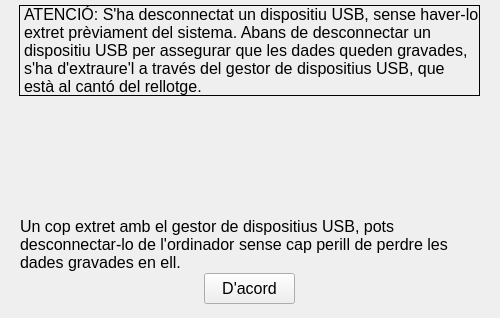
<ui version="4.0" >
 <class>Form_Usbtray_Warn</class>
 <widget class="QWidget" name="Form_Usbtray_Warn" >
  <property name="geometry" >
   <rect>
    <x>0</x>
    <y>0</y>
    <width>500</width>
    <height>318</height>
   </rect>
  </property>
  <property name="font" >
   <font>
    <pointsize>12</pointsize>
   </font>
  </property>
  <property name="windowTitle" >
   <string>Extracció Segura d'unitat USB</string>
  </property>
  <property name="windowIcon" >
   <iconset>
    <normaloff>../../../../../usr/share/kademar/utils/kademarcenter/img/usbtray_trayicon.png</normaloff>../../../../../usr/share/kademar/utils/kademarcenter/img/usbtray_trayicon.png</iconset>
  </property>
  <widget class="QLabel" name="label" >
   <property name="geometry" >
    <rect>
     <x>19</x>
     <y>5</y>
     <width>461</width>
     <height>91</height>
    </rect>
   </property>
   <property name="font" >
    <font>
     <pointsize>12</pointsize>
    </font>
   </property>
   <property name="frameShape" >
    <enum>QFrame::Box</enum>
   </property>
   <property name="frameShadow" >
    <enum>QFrame::Plain</enum>
   </property>
   <property name="text" >
    <string>ATENCIÓ: S'ha desconnectat un dispositiu USB, sense haver-lo extret prèviament del sistema. Abans de desconnectar un dispositiu USB per assegurar que les dades queden gravades, s'ha d'extraure'l a través del gestor de dispositius USB, que està al cantó del rellotge.</string>
   </property>
   <property name="wordWrap" >
    <bool>true</bool>
   </property>
  </widget>
  <widget class="QLabel" name="label_2" >
   <property name="geometry" >
    <rect>
     <x>20</x>
     <y>214</y>
     <width>451</width>
     <height>61</height>
    </rect>
   </property>
   <property name="text" >
    <string>Un cop extret amb el gestor de dispositius USB, pots desconnectar-lo de l'ordinador sense cap perill de perdre les dades gravades en ell.</string>
   </property>
   <property name="wordWrap" >
    <bool>true</bool>
   </property>
  </widget>
  <widget class="QPushButton" name="b_soritr" >
   <property name="geometry" >
    <rect>
     <x>204</x>
     <y>273</y>
     <width>91</width>
     <height>31</height>
    </rect>
   </property>
   <property name="text" >
    <string>D'acord</string>
   </property>
   <property name="icon" >
    <iconset>
     <normaloff>../../../../../usr/share/kademar/icons/ok_p.png</normaloff>../../../../../usr/share/kademar/icons/ok_p.png</iconset>
   </property>
   <property name="iconSize" >
    <size>
     <width>22</width>
     <height>16</height>
    </size>
   </property>
  </widget>
  <widget class="QLabel" name="label_3" >
   <property name="geometry" >
    <rect>
     <x>12</x>
     <y>105</y>
     <width>491</width>
     <height>111</height>
    </rect>
   </property>
   <property name="text" >
    <string/>
   </property>
   <property name="pixmap" >
    <pixmap>../../../../../usr/share/kademar/utils/kademarcenter/img/usbtray_warn.png</pixmap>
   </property>
  </widget>
 </widget>
 <resources/>
 <connections>
  <connection>
   <sender>b_soritr</sender>
   <signal>clicked()</signal>
   <receiver>Form_Usbtray_Warn</receiver>
   <slot>hide()</slot>
   <hints>
    <hint type="sourcelabel" >
     <x>247</x>
     <y>291</y>
    </hint>
    <hint type="destinationlabel" >
     <x>249</x>
     <y>158</y>
    </hint>
   </hints>
  </connection>
 </connections>
</ui>
